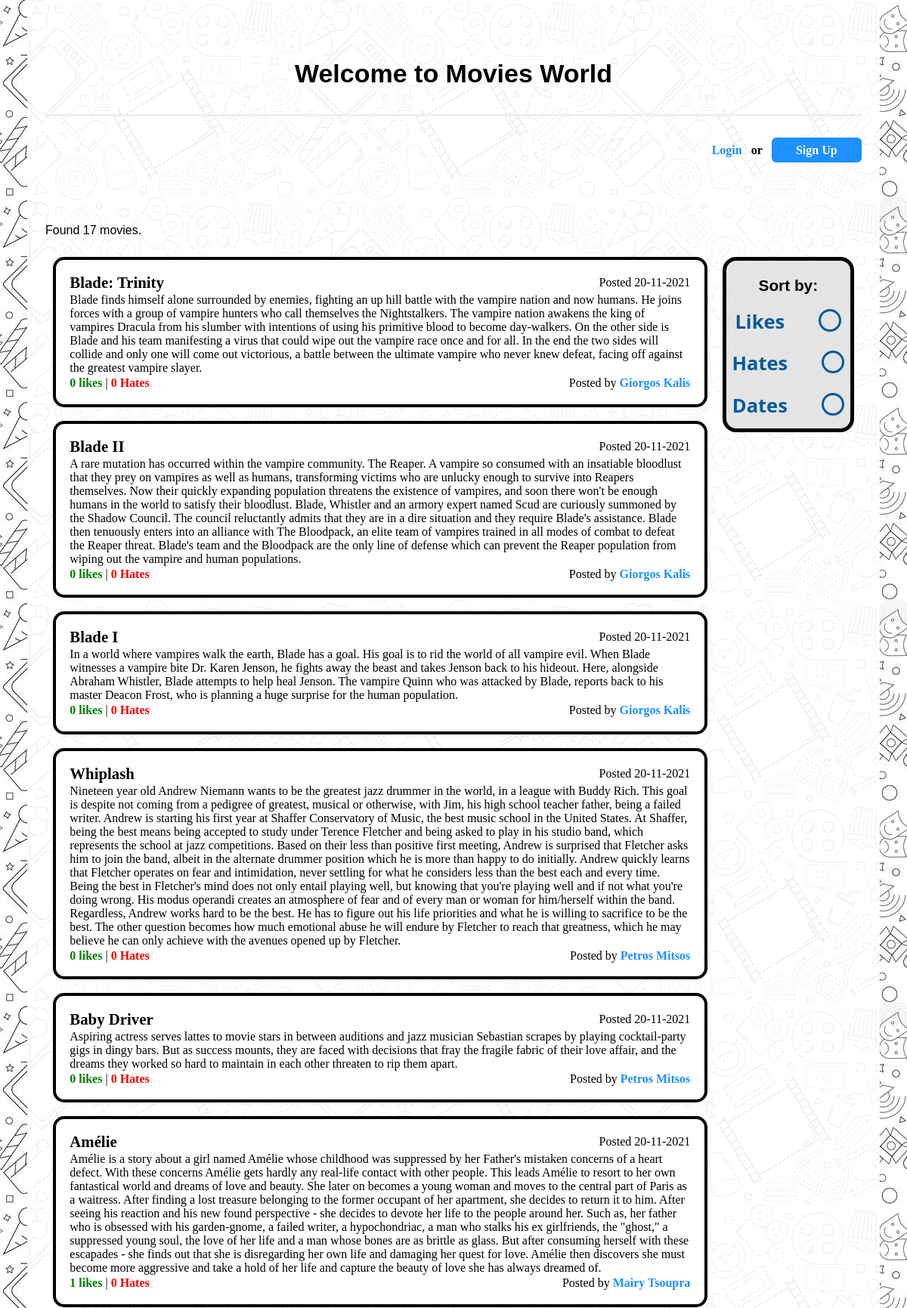
The page / (upper part) on the database its author committed.
### tables this page shows
CREATE TABLE `movies` (
  `serialNo` int(11) NOT NULL,
  `Name` varchar(45) DEFAULT NULL,
  `Description` longtext DEFAULT NULL,
  `Likes` int(10) DEFAULT NULL,
  `Hates` int(10) NOT NULL,
  `postdate` timestamp NOT NULL DEFAULT current_timestamp() ON UPDATE current_timestamp(),
  `user_ID` int(20) NOT NULL
);

CREATE TABLE `users` (
  `user_ID` int(11) NOT NULL,
  `user_name` varchar(50) NOT NULL,
  `password` varchar(50) NOT NULL,
  `name` varchar(30) NOT NULL,
  `lastname` varchar(30) NOT NULL,
  `email` varchar(70) NOT NULL
);

### Paginator.class.php (called while the page is built, shortened)
<?php
class Paginator {
        private $_conn;
        private $_query;
        private $_total;
public function __construct( $conn, $query ) {
    $this->_conn = $conn;
    $this->_query = $query;
    $rs= $this->_conn->query( $this->_query )or die($conn->error);
    $this->_total =  $_SESSION["Total"];
    if(isset($_SESSION["NameQuery"])){$this->_query = $_SESSION["NameQuery"]; }
    else if(isset($_SESSION["GenreQuery"])){$this->_query = $_SESSION["GenreQuery"]; }
    else if(isset($_SESSION["YearQuery"])){$this->_query = $_SESSION["YearQuery"]; }
    else   $this->_query = $query;
}
public function getData( $page = 2, $limit = 25 ) {
    $this->_limit   = $limit;
    $this->_page    = $page;
        $query      = $this->_query .",".$this->_limit;
    $rs             = $this->_conn->query( $query )  or die($this->_conn->error);
    while ( $row = $rs->fetch_assoc() ) {
        $results[]  = $row;
    }
    $result         = new stdClass();
    $result->page   = $this->_page;
    $result->limit  = $this->_limit;
    $result->total  = $this->_total;
    $result->data   = $results;
    return $result;
}
}

### index.php (the view, shortened to what this page needs)
<?php
   require_once 'Paginator.class.php';
   $conn = new mysqli('127.0.0.1', 'root', '', 'mydb');
   $limit = (isset($_GET['limit'])) ? $_GET['limit'] : 25;
   $page = (isset($_GET['page'])) ? $_GET['page'] : 1;
       if (!isset($_COOKIE["column_to_sort"])){
       $query = "SELECT * FROM movies  ORDER BY postdate desc limit " .($page - 1)* $limit;
       }
       else{
        $query = "SELECT * FROM movies  ORDER BY " . $_COOKIE["column_to_sort"] . " desc limit " .($page - 1)* $limit;
       }
   $Paginator = new Paginator($conn, $query);
   $results = $Paginator->getData($page, $limit);
  ?>
<!DOCTYPE html>
<head>
   <link rel="stylesheet" href="./assets/css/styles.css">
</head>
<body>
   <div class="main_container">
      <br><br>
      <div style="border-bottom: solid #edeff0 3px;">
         <p id="page_header">
            Welcome to Movies World
         </p>
      </div>
      <br><br>
      <?php
        if (!isset($_SESSION["user_name"])) {
         echo '
         <div style="text-align:right;font-weight:bold;"">
           <a id="myBtn" style="text-decoration: none;cursor:pointer;">Login</a>
                      <div id="myModal" class="modal">
                        <div class="modal-content">
                          <center>
                                           <form class="form_login" action="" method="post" name="login" >
                         </form>';
          echo "           <p>Don't have an account yet? <a href='./register.php' style='text-decoration: none;font-weight: bold;'>Sign Up</a></p>
                          </center>
                        </div>
                      </div>
              &nbsp;
              or
              &nbsp;
              <a href='./register.php' style='outline:none;background-color:#1e90ff;color:white;border:none;padding:0.7% 3% 0.7% 3%;border-radius:6px;text-decoration:none;'>Sign Up</a></div>";
            }
         ?>
      <br><br>
      <br><br>
          <?php
              $result=mysqli_query($conn,"SELECT count(*) as total from movies");
              $data=mysqli_fetch_assoc($result);
              echo '<p> Found '.$data['total'].' movies.</p>';
          ?>
      <div class="flex-container">
        <div class="flex-item-left">
            <?php
               for ($i = 0;$i < count($results->data);$i++) {
                 $user_id = $results->data[$i]['user_ID'];
                 $query = "SELECT name,lastname  FROM `users` WHERE user_ID = '$user_id'";
                 $result = mysqli_query($conn,$query) or die(mysqli_error());
                while($row= mysqli_fetch_array($result))
            {
                  $nameuser = $row['name'];
                  $lastnameuser = $row['lastname'];
            }
                    echo '
                    <div style="border: solid black 4px;border-radius:15px;padding:2%;background-color:white;">
                      <table style="border-collapse: collapse;border:none;">
                        <tr>
                            <td colspan="2" style="text-align:left;font-size: 1.3em;font-weight:bold;">' . $results->data[$i]['Name']        .'</td>
                            <td style="text-align:right;"> Posted '. date('d-m-Y', strtotime($results->data[$i]['postdate']))    .'</td>
                          </tr>
                          <tr>
                            <td colspan="3">'. $results->data[$i]['Description']  .'</td>
                          </tr>
                          <tr>
                            <td style="text-align:left;"><span style="color:green; font-weight:bold;">' . $results->data[$i]['Likes'] .' likes </span>| <span style="color:red; font-weight:bold;"> '. $results->data[$i]['Hates']  . ' Hates </span> </td>
                            <td>';
                          echo '</td>
                            <td style="text-align:right;"> Posted by <span style="color: #1e90ff;font-weight: bold;">'.  $nameuser .'  '. $lastnameuser .'</span></td>
                          </tr>
                      </table>
                      </div>
                      <br>';
                }
               ?>
        </div>
        <div class="flex-item-right">
          <form action="index.php" style="background-color: rgb(219, 219, 219,0.7);padding-bottom: 9%;border-radius: 18px;border: solid black 5px;">
            <p style="text-align:center;font-size: 1.3em;font-weight:bold;">Sort by:</p>
            <label class="form-control">
              <input type="radio" name="columnname" value= "Likes"/> &nbsp; &nbsp; Likes
            </label>
            <label class="form-control">
              <input type="radio" name="columnname" value= "Hates" /> &nbsp; &nbsp; Hates
            </label>
            <label class="form-control">
              <input type="radio" name="columnname"  value= "postdate"  /> &nbsp; &nbsp; Dates
            </label>
          </form>
        </div>
      </div>
      <br>
   </div>
</body>
</html>

### assets/css/styles.css (style rules this page uses)
body { padding-left: 3%; padding-right: 3%; margin:0; background-image: url("./images/bg.jpg"); */ }
html,body { font-family: calibri; height: 100%; }
a { background-color:transparent; -webkit-text-decoration-skip:objects; }
p { font-size: 1em; font-family: Arial, Helvetica, sans-serif; }
* { box-sizing: border-box; }
#page_header { text-align: center; font-weight: bold; font-size: calc(1vw + 10px + 1vmin); font-family: Arial, Helvetica, sans-serif; }
.main_container { background-color: rgba(255, 255, 255, 0.91); padding: 0.5em 1.5em 0.5em 1.5em; }
.flex-container { display: flex; flex-wrap: wrap; }
.flex-item-left { padding: 10px; flex: 82%; }
.flex-item-right { padding: 10px; flex: 18%; }
a { color: dodgerblue; }
input { width: 100%; padding: 12px; border: 1px solid #ccc; border-radius: 4px; box-sizing: border-box; margin-top: 6px; margin-bottom: 16px; }
*, *:before, *:after { box-sizing: border-box; }
form .form-control { display: grid; place-content: center; }
.form-control { font-family: system-ui, sans-serif; font-size: calc(1vw + 1.5px + 1vmin); color: #005A9C; font-weight: bold; line-height: 1.1; display: grid; grid-template-columns: 1em auto; gap: 0.9em; direction: rtl; }
.form-control + .form-control { margin-top: 1em; }
input[type="radio"] { -webkit-appearance: none; appearance: none; background-color: var(--form-background); margin: 0; font: inherit; color: #005A9C; width: calc(1.5px + 1vmin); height: calc(1.5px + 1vmin); border: 0.15em solid #005A9C; border-radius: 50%; transform: translateY(-0.075em); display: grid; place-content: center; }
input[type="radio"]::before { content: ""; width: calc(7.5px + 1vmin); height: calc(7.5px + 1vmin); border-radius: 50%; transform: scale(0); transition: 120ms transform ease-in-out; box-shadow: inset 1em 1em var(--form-control-color); background-color: CanvasText; }

### rows shown on the page
movies: Name "Blade: Trinity", postdate "20-11-2021", Description "Blade finds himself alone surrounded by enemies, fighting an up hill battle with the vampire nation and now humans. He joins forces with a group of vampire hunters who call themselves the Nightstalkers. The vampire nation awakens the king of vampires Dracula from his slumber with intentions of using his primitive blood to become day-walkers. On the other side is Blade and his team manifesting a virus that could wipe out the vampire race once and for all. In the end the two sides will collide and only one will come out victorious, a battle between the ultimate vampire who never knew defeat, facing off against the greatest vampire slayer.", Likes "0", Hates "0", user_ID.name "Giorgos", user_ID.lastname "Kalis"
movies: Name "Blade II", postdate "20-11-2021", Description "A rare mutation has occurred within the vampire community. The Reaper. A vampire so consumed with an insatiable bloodlust that they prey on vampires as well as humans, transforming victims who are unlucky enough to survive into Reapers themselves. Now their quickly expanding population threatens the existence of vampires, and soon there won't be enough humans in the world to satisfy their bloodlust. Blade, Whistler and an armory expert named Scud are curiously summoned by the Shadow Council. The council reluctantly admits that they are in a dire situation and they require Blade's assistance. Blade then tenuously enters into an alliance with The Bloodpack, an elite team of vampires trained…", Likes "0", Hates "0", user_ID.name "Giorgos", user_ID.lastname "Kalis"
movies: Name "Blade I", postdate "20-11-2021", Description "In a world where vampires walk the earth, Blade has a goal. His goal is to rid the world of all vampire evil. When Blade witnesses a vampire bite Dr. Karen Jenson, he fights away the beast and takes Jenson back to his hideout. Here, alongside Abraham Whistler, Blade attempts to help heal Jenson. The vampire Quinn who was attacked by Blade, reports back to his master Deacon Frost, who is planning a huge surprise for the human population.", Likes "0", Hates "0", user_ID.name "Giorgos", user_ID.lastname "Kalis"
movies: Name "Whiplash", postdate "20-11-2021", Description "Nineteen year old Andrew Niemann wants to be the greatest jazz drummer in the world, in a league with Buddy Rich. This goal is despite not coming from a pedigree of greatest, musical or otherwise, with Jim, his high school teacher father, being a failed writer. Andrew is starting his first year at Shaffer Conservatory of Music, the best music school in the United States. At Shaffer, being the best means being accepted to study under Terence Fletcher and being asked to play in his studio band, which represents the school at jazz competitions. Based on their less than positive first meeting, Andrew is surprised that Fletcher asks him to join the band, albeit in the alternate drummer position…", Likes "0", Hates "0", user_ID.name "Petros", user_ID.lastname "Mitsos"
movies: Name "Baby Driver", postdate "20-11-2021", Description "Aspiring actress serves lattes to movie stars in between auditions and jazz musician Sebastian scrapes by playing cocktail-party gigs in dingy bars. But as success mounts, they are faced with decisions that fray the fragile fabric of their love affair, and the dreams they worked so hard to maintain in each other threaten to rip them apart.", Likes "0", Hates "0", user_ID.name "Petros", user_ID.lastname "Mitsos"
movies: Name "Amélie", postdate "20-11-2021", Description "Amélie is a story about a girl named Amélie whose childhood was suppressed by her Father's mistaken concerns of a heart defect. With these concerns Amélie gets hardly any real-life contact with other people. This leads Amélie to resort to her own fantastical world and dreams of love and beauty. She later on becomes a young woman and moves to the central part of Paris as a waitress. After finding a lost treasure belonging to the former occupant of her apartment, she decides to return it to him. After seeing his reaction and his new found perspective - she decides to devote her life to the people around her. Such as, her father who is obsessed with his garden-gnome, a failed writer, a…", Likes "1", Hates "0", user_ID.name "Mairy", user_ID.lastname "Tsoupra"

### other values the page prints
$data['total'] "17"
